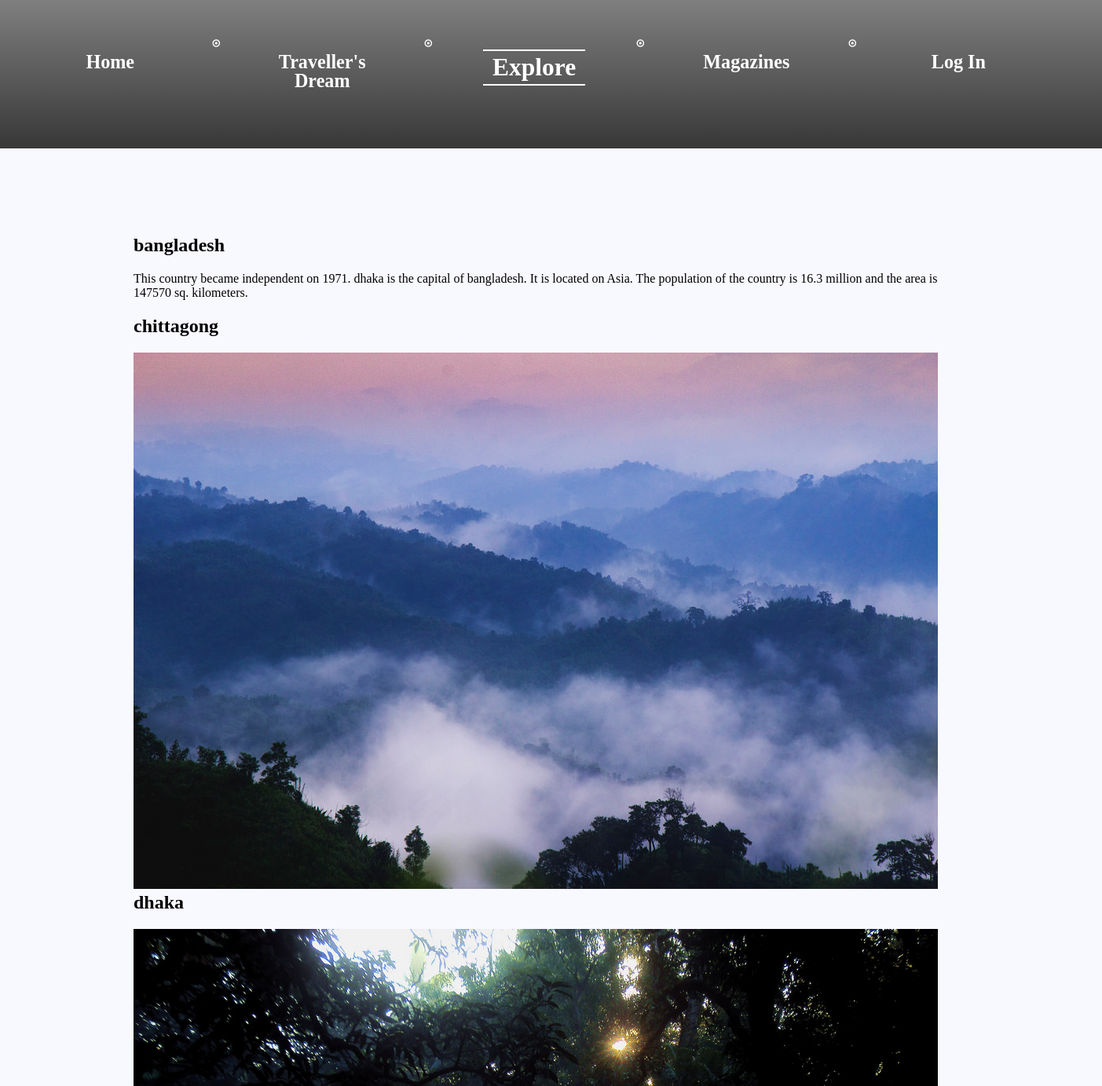
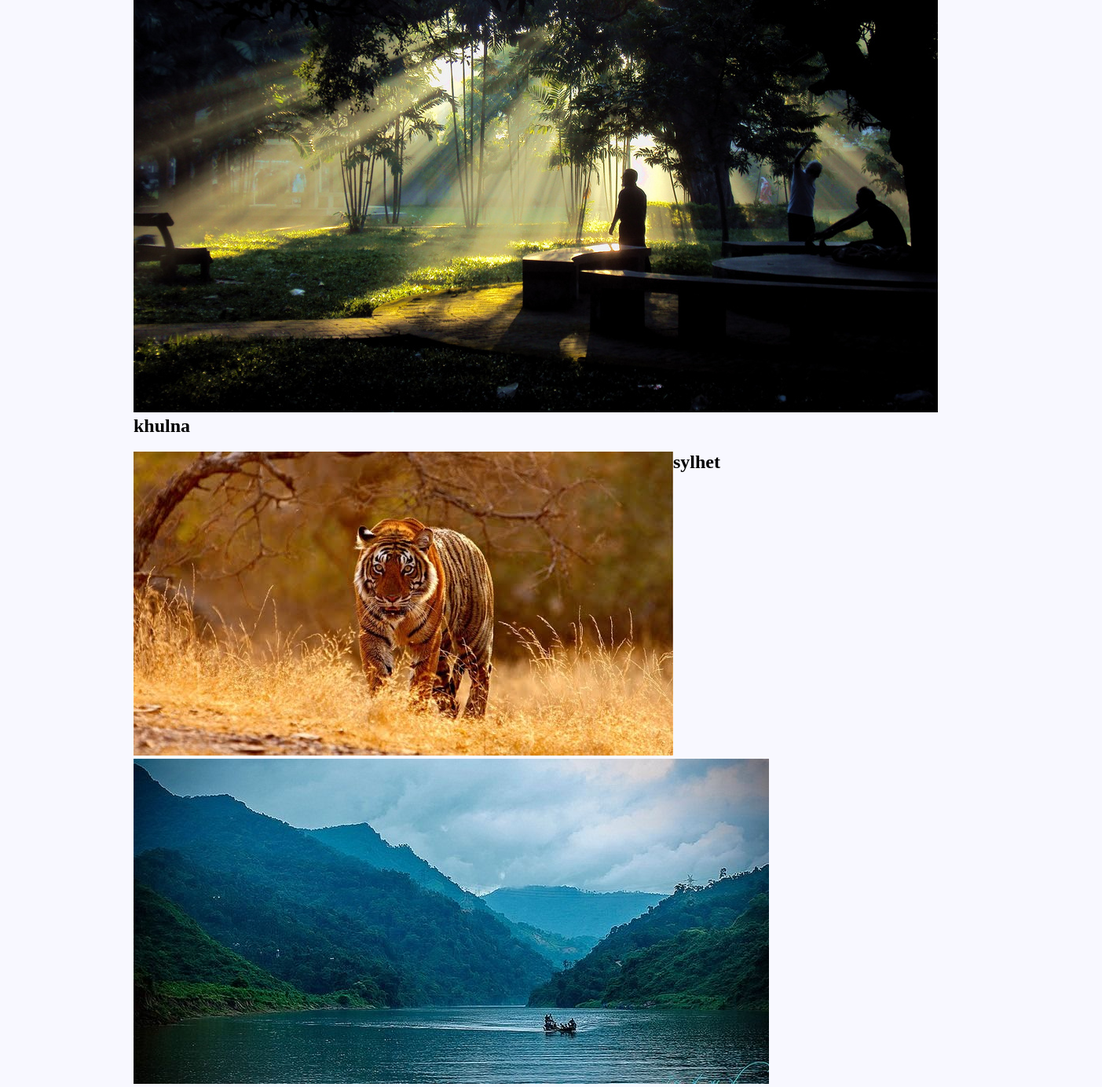
The page /aboutus.php on the database its author committed (2 pictures, top to bottom).
### tables this page shows
CREATE TABLE `country` (
  `countryID` int(11) NOT NULL,
  `countryName` varchar(30) NOT NULL,
  `capital` varchar(30) NOT NULL,
  `budget` varchar(20) NOT NULL,
  `yearOfIndependence` int(11) DEFAULT NULL,
  `area` double NOT NULL,
  `population` double DEFAULT NULL,
  `continent` varchar(30) NOT NULL
);

CREATE TABLE `city` (
  `cityID` int(11) NOT NULL,
  `cityName` varchar(30) NOT NULL,
  `countryID` int(11) NOT NULL,
  `countryName` varchar(30) NOT NULL,
  `area` double DEFAULT NULL,
  `population` double DEFAULT NULL,
  `continent` varchar(30) DEFAULT NULL,
  `img_city` varchar(50) DEFAULT NULL
);

### aboutus.php (the view, shortened to what this page needs)
<?php
global $connect, $name, $id, $embed, $image, $country, $capital, $pop, $area, $ind, $continent;
if(isset($_GET['id']))
{
    $id = $_GET['id'];
}
else{
    $id = 10001;
}
global $connect;
?>
<!DOCTYPE html>
<html lang="en">
<head>
    <link href="aboutus.css" rel="stylesheet">
    <link rel="stylesheet" href="https://cdnjs.cloudflare.com/ajax/libs/font-awesome/4.7.0/css/font-awesome.min.css">
    <link rel="stylesheet" href="icons/map-icons-master/dist/css/map-icons.css">
    <link rel="stylesheet" href="icons/map-icons-master/dist/css/map-icons.min.css">
    <link rel="stylesheet" href="icons/Font-Awesome-master/css/font-awesome.css">
    <link rel="stylesheet" href="icons/Font-Awesome-master/css/font-awesome.min.css">
</head>
<body>
<section id="miranda" class="menu">
    <nav id="nav_bar" class="menu-miranda">
        <ul class="menu-list">
            <li class="bar" ><a class="link" href="front.php"> Home </a></li>
            <div class= "fa fa-dot-circle-o" style="font-size: .7em"></div>
            <li class = "bar" ><a class="link" href="Traveller's%20Dream.php"> Traveller's Dream </a></li>
            <div class= "fa fa-dot-circle-o" style="font-size: .7em"> </div>
            <li class="bar-current bar" id="logobar"><div id="logowrapper">
                    <div id="logo"><a class="link" href="aboutus.php">Explore</a> </div>
                </div></li>
            <div class= "fa fa-dot-circle-o" style="font-size: .7em"></div>
            <li class = "bar" id="aboutus"><a class="link" href="Magazines.php"> Magazines </a></li>
            <div class= "fa fa-dot-circle-o" style="font-size: .7em"></div>
            <li  class="bar"><a class="link" href="signup.php"><?php if(isset($_SESSION['loggedin']) && !$_SESSION['loggedin']): ?>
                        Log In
                    <?php elseif(isset($_SESSION['loggedin']) && $_SESSION['loggedin']):  ?>
                        Hello <?php echo $_SESSION['username'];?>
                    <?php else:?>
                        Log In
                    <?php endif; ?></a></li>
        </ul>
    </nav>
</section>
<?php
$sql = "SELECT * FROM" . " country WHERE countryID = " . $id;
$student_query_result = mysqli_query($connect, $sql) or die(mysql_error());
if (mysqli_num_rows($student_query_result) > 0){
while ($row = mysqli_fetch_array($student_query_result))
{
$country = $row['countryName'];
$capital = $row['capital'];
$continent = $row['continent'];
$ind = $row['yearOfIndependence'];
$pop = $row['population'];
$area = $row['area'];
$area = $area* 1000000;
?>
<div class="art">
    <article>
        <h1><?php echo $country;?></h1>
        <p>This country became independent on <?php echo $ind; ?>. <?php echo $capital;?> is the capital of <?php echo $country;?>.
        It is located on <?php echo $continent;?>. The population of the country is <?php echo $pop;?> million and the area is
        <?php echo $area;?> sq. kilometers.</p>
        <?php
        }
        }
        $sql = "SELECT cityName, img_city, cityID FROM" . " city WHERE countryID = " . $id;
        if ($strSQL = mysqli_query($connect, $sql)) {
            while ($Results = mysqli_fetch_assoc($strSQL)) {
                $image = $Results["img_city"];
                $city = $Results["cityName"];
                ?>
                <h2>
                    <?php echo $city; ?>
                </h2>
                <div class="pic"><img src=<?php echo $image; ?>></div>
                <?php
            }
        }
        ?>
    </article>
</div>
</body>
</html>

### aboutus.css (style rules this page uses)
body { margin: 0; background-image: linear-gradient( rgba(0,0,0, 0.5), rgba(0,0,0, 0.8) ),url("login.jpg"); background-size: 100% 200px; background-repeat: no-repeat; z-index: -1; }
.menu-miranda { line-height: 1; margin: 0 30px 0.5em; }
.menu-list { position: relative; display: -webkit-flex; display: flex; -webkit-flex-wrap: wrap; flex-wrap: wrap; margin: 0; padding: 0; list-style: none; }
.bar { padding: 20px 5px 0; display: block; margin: 1em 0; font-family: "Buxton Sketch"; font-size: 23px; }
.link { font-size: 1.05em; font-weight: bold; display: block; padding: 1em; cursor: pointer; -webkit-user-select: none; -moz-user-select: none; -ms-user-select: none; user-select: none; -webkit-touch-callout: none; -khtml-user-select: none; text-decoration: none; color: white; -webkit-tap-highlight-color: rgba(0, 0, 0, 0); }
.menu-miranda .bar { position: relative; }
.menu-miranda .link { position: relative; display: block; min-width: 120px; text-align: center; color: #ffffff; -webkit-transition: color 0.3s; transition: color 0.3s; }
.bar-current a { border-top: 2px solid; border-bottom: 2px solid; padding: 5px; color: white; text-decoration: none; }
#nav_bar { text-align: center; width: 100%; }
#nav_bar ul { width: 100%; }
#nav_bar ul li { width: 15%; background-color: transparent; text-align: center; }
#nav_bar ul li a { text-align: center; }
#nav_bar ul li, div { display: inline-block; float: left; }
#logowrapper { height: 95px; margin-left: 40px; margin-top: 20px; opacity: 1; color: white; font-size: 30px; }
.fa-dot-circle-o { padding-top: 50px; color: white; size: 5px; margin-left: 20px; margin-right: 20px; }
.art { background-color: ghostwhite; }
article { margin-top: 50px; margin-left: 170px; margin-right: 199px; padding-top: 40px; padding-bottom: 70px; }

### rows shown on the page
country: countryName "bangladesh", yearOfIndependence "1971", capital "dhaka", continent "Asia", population "16.3", area "147570"
city: cityName "chittagong", img_city (picture)
city: cityName "dhaka", img_city (picture)
city: cityName "khulna", img_city (picture)
city: cityName "sylhet", img_city (picture)
